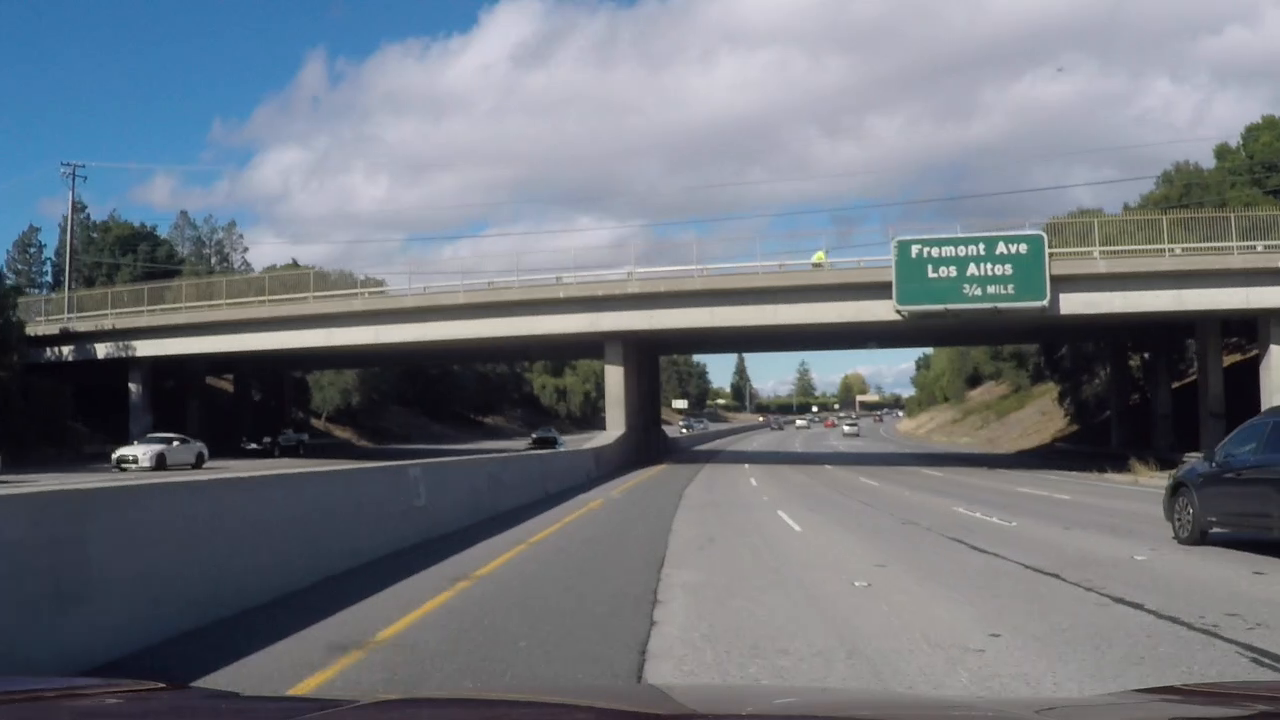
#> input picture test_images/test10.png, 1280 x 720 px; its folder holds only this picture in this run
$ python img_gen.py   (older library calls are emulated)
#> lines starting #> are read from the running program, lines starting #| are printed output that depends on the picture; after the words box and inside, x2 and y2 are one past the last pixel; in counts of white or black regions, pixels touching at a corner belong together
### img_processor.py
import pickle
import cv2
import numpy as np
import camera_calibration as cc

class ImageProcessor:

    def __init__(self, calibration_data_file):

        # Camera calibration data
        calibration_data = cc.load_calibration_data(file_path = calibration_data_file)
#> (reads camera_cal/calibration.p from the repository)
#> further down, input_img is the input picture: shape (720, 1280, 3); mean B, G, R 125.4, 116.9, 111.4
        self.mtx = calibration_data['mtx']
        self.dist = calibration_data['dist']

        # Gradient and color thresholding parameters
        self.sobel_kernel = 5
        self.grad_x_thresh = (15, 255) # Sobel x threshold
        self.grad_y_thresh = (25, 255) # Sobel y threshold
        self.grad_mag_thresh = (40, 255) # Sobel mag threshold
        self.grad_dir_thresh = (0.7, 1.3) # Sobel direction range
        self.grad_v_thresh = (180, 255) # HSV, V channel threshold to filter gradient

        self.r_thresh = (195, 255) # RGB, Red channel threshold
        self.s_thresh = (100, 255) # HSL, S channel threshold
        self.l_thresh = (195, 255) # HSL, L channel threshold
        self.b_thresh = (150, 255) # LAB, B channel threshold
        self.v_thresh = (140, 255) # HSV, V channel threshold

        # [5 lines of commented-out code are left out]
        self.persp_src_left_line = (-0.7142857143, 877.142857146) # Slope and intercept for left line
        self.persp_src_right_line = (0.6443298969, 4.793814441) # Slope and intercept for right line
        self.persp_src_top_pct = 0.645 # Percentage from the top
        self.persp_src_bottom_pct = 0.02 # Percentage from bottom
        self.persp_dst_x_pct = 0.22 # Destination offset percent
        self.persp_src = None
        self.persp_dst = None

    def _warp_coordinates(self, img):

        if self.persp_src is None or self.persp_dst is None:

            cols = img.shape[1]
            rows = img.shape[0]

            src_top_offset = rows * self.persp_src_top_pct
            src_bottom_offset = rows * self.persp_src_bottom_pct
            left_slope, left_intercept = self.persp_src_left_line
            right_slope, right_intercept = self.persp_src_right_line

            top_left = [(src_top_offset - left_intercept) / left_slope, src_top_offset]
            top_right = [(src_top_offset - right_intercept) / right_slope, src_top_offset]
            bottom_left = [(rows - src_bottom_offset - left_intercept) / left_slope, rows - src_bottom_offset]
            bottom_right = [(rows - src_bottom_offset - right_intercept) / right_slope, rows - src_bottom_offset]

            #Top left, Top right, Bottom right, Bottom left
            src = np.float32([top_left, top_right, bottom_right, bottom_left])

            dst_x_offset = cols * self.persp_dst_x_pct

            top_left = [dst_x_offset, 0]
            top_right = [cols - dst_x_offset, 0]
            bottom_left = [dst_x_offset, rows]
            bottom_right = [cols - dst_x_offset, rows]

            dst = np.float32([top_left, top_right, bottom_right, bottom_left])

            self.persp_src = src
            self.persp_dst = dst

        return self.persp_src, self.persp_dst

    def _sobel(self, img, orient = 'x', sobel_kernel = 3):
        # Take the derivative in x or y given orient = 'x' or 'y'
        if orient == 'x':
            sobel = cv2.Sobel(img, cv2.CV_64F, 1, 0, ksize = sobel_kernel)
        else:
            sobel = cv2.Sobel(img, cv2.CV_64F, 0, 1, ksize = sobel_kernel)

        return sobel

    def _apply_thresh(self, img, thresh = [0, 255]):
        result = np.zeros_like(img)
        result[(img >= thresh[0]) & (img <= thresh[1])] = 1
        return result

    def unwarp_image(self, img):

        img_shape = img.shape[1::-1]

        src, dst = self._warp_coordinates(img)
        # Given src and dst points, calculate the perspective transform matrix
        warp_m = cv2.getPerspectiveTransform(dst, src)

        unwarped = cv2.warpPerspective(img, warp_m, img_shape)

        return unwarped

    def warp_image(self, img):

        img_shape = img.shape[1::-1]

        src, dst = self._warp_coordinates(img)

        # Given src and dst points, calculate the perspective transform matrix
        warp_m = cv2.getPerspectiveTransform(src, dst)
        # Warp the image using OpenCV warpPerspective()
        warped = cv2.warpPerspective(img, warp_m, img_shape)

        return warped

    def undistort_image(self, img):

        return cv2.undistort(img, self.mtx, self.dist, None, self.mtx)

    def sobel_abs_thresh(self, sobel, thresh=[0,255]):
        # Take the absolute value of the derivative or gradient
        abs_sobel = np.absolute(sobel)
        # Scale to 8-bit (0 - 255) then convert to type = np.uint8
        scaled_sobel = np.uint8(255 * abs_sobel / np.max(abs_sobel))
        binary_output = self._apply_thresh(scaled_sobel, thresh)

        return binary_output

    def sobel_mag_thresh(self, sobel_x, sobel_y, thresh=(0, 255)):
        # Calculate the gradient magnitude
        gradmag = np.sqrt(sobel_x**2 + sobel_y**2)
        # Rescale to 8 bit
        scale_factor = np.max(gradmag)/255
        gradmag = (gradmag/scale_factor).astype(np.uint8)
        # Create a binary mask where mag thresholds are met
        binary_output = self._apply_thresh(gradmag, thresh)

        return binary_output

    def sobel_dir_thresh(self, sobel_x, sobel_y, thresh=(0, np.pi/2)):
        # Take the absolute value of the x and y gradients
        abs_sobel_x = np.absolute(sobel_x)
        abs_sobel_y = np.absolute(sobel_y)
        # Calculate the direction of the gradient
        abs_grad_dir = np.arctan2(abs_sobel_y, abs_sobel_x)
        # Create a binary mask where direction thresholds are met
        binary_output = self._apply_thresh(abs_grad_dir, thresh)

        return binary_output

    def gradient_thresh(self, img):

        gray_img = cv2.cvtColor(img, cv2.COLOR_BGR2GRAY)

        hsv_img = cv2.cvtColor(img, cv2.COLOR_BGR2HSV)
#> hsv_img: shape (720, 1280, 3); mean H, S, V 84.7, 44.3, 129.9
        v_ch = hsv_img[:,:,2]
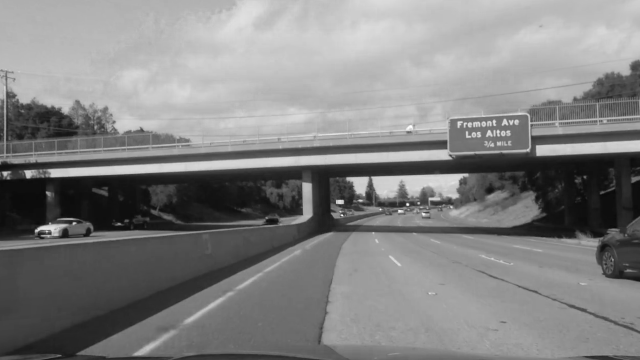
#> v_ch: shape (720, 1280) (shown at 1/2 size); min 3, max 255, mean 129.9
        v_binary = self._apply_thresh(v_ch, self.grad_v_thresh)
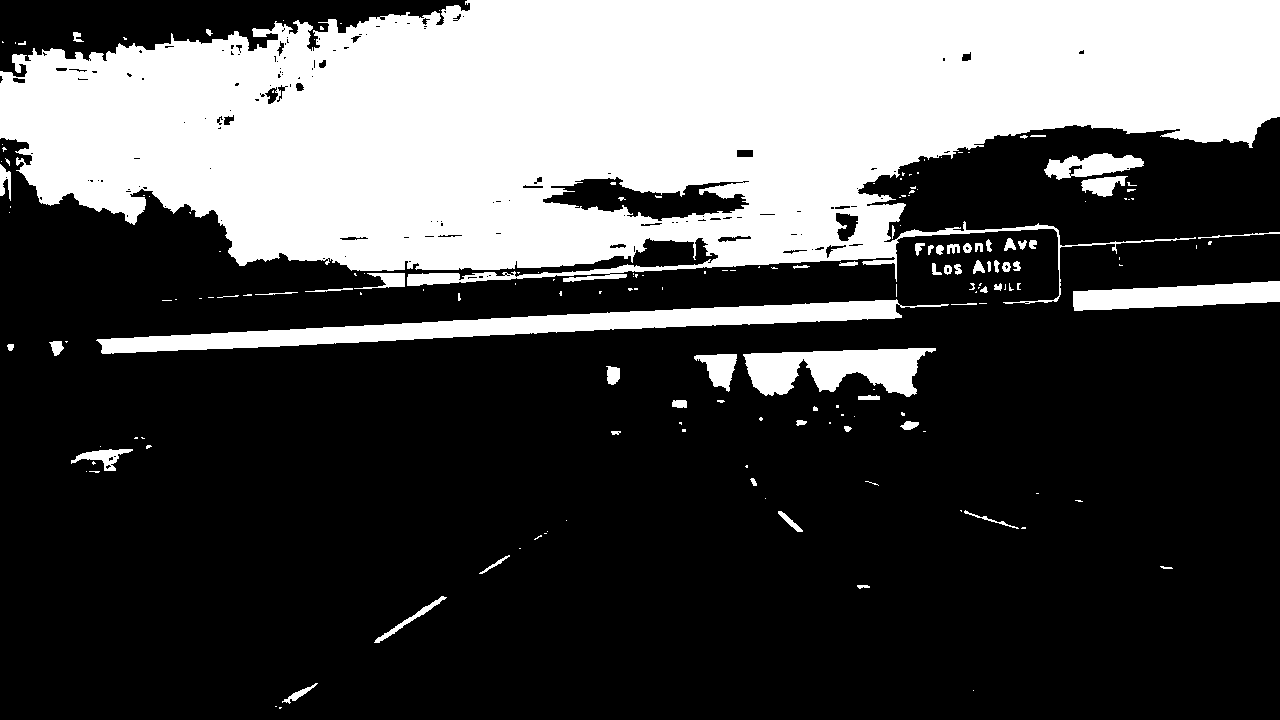
#> v_binary: shape (720, 1280); values 0 (black) and 1 (white), 30.9% white; 180 white regions (119 under 20 px), largest, box (x1, y1, x2, y2) and area: (0, 0, 1280, 304) 252400, (96, 299, 949, 354) 13706, (743, 348, 936, 397) 5886

        sobel_x = self._sobel(gray_img, sobel_kernel = self.sobel_kernel, orient = 'x')
        sobel_y = self._sobel(gray_img, sobel_kernel = self.sobel_kernel, orient = 'y')
#> call 2 of _sobel, with orient = 'y', sobel_kernel = 5
#> in _sobel (call 2), `sobel = cv2.Sobel(img, cv2.CV_64F, 0, 1, ksize = sobel_kernel)`:
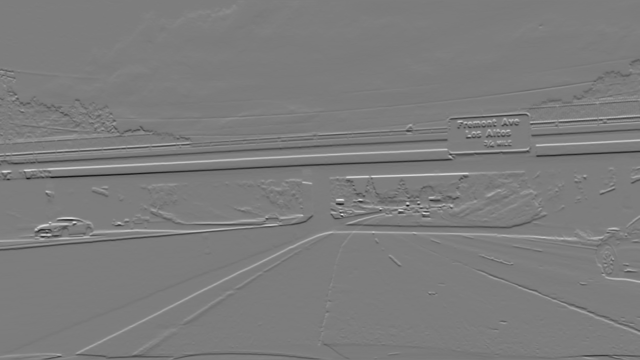
#> sobel: shape (720, 1280) float64 (shown at 1/2 size); min -7869, max 8155, mean -14.9; drawn with min black and max white

        sobel_x_binary = self.sobel_abs_thresh(sobel_x, thresh = self.grad_x_thresh)
#> in sobel_abs_thresh, `binary_output = self._apply_thresh(scaled_sobel, thresh)`:
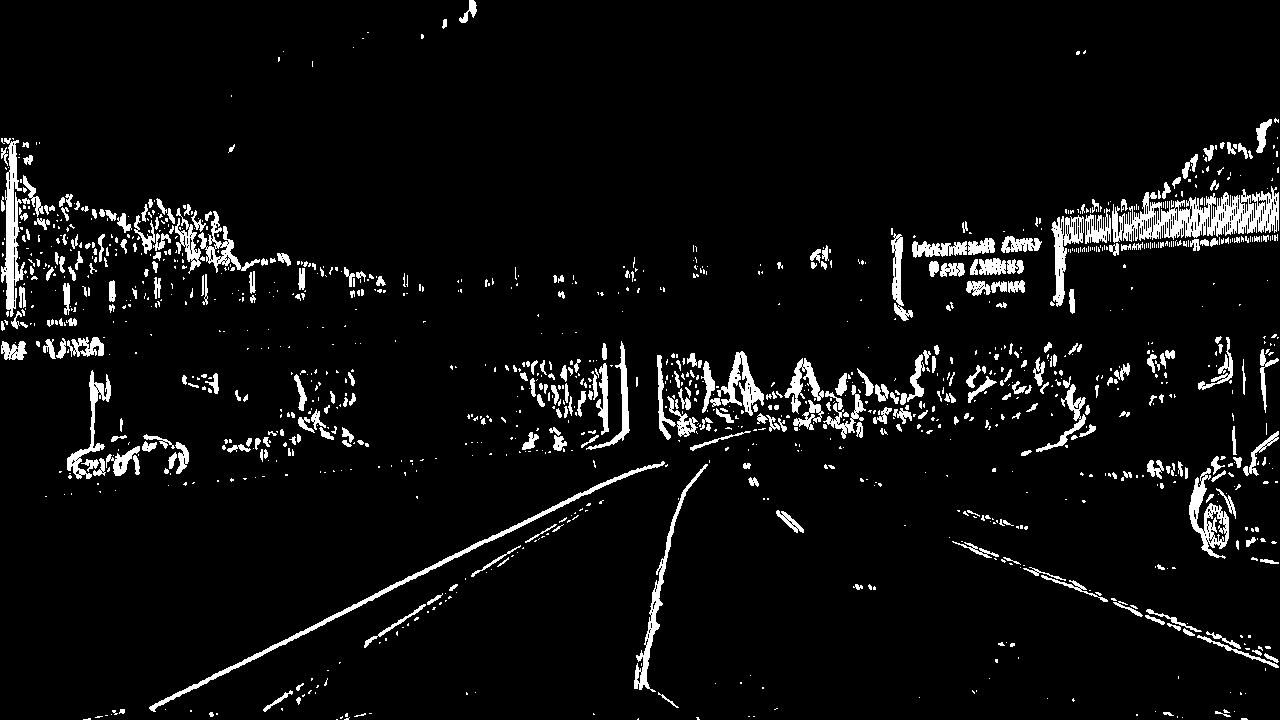
#> binary_output: shape (720, 1280); values 0 (black) and 1 (white), 5.7% white; 1251 white regions (890 under 20 px), largest, box (x1, y1, x2, y2) and area: (1112, 186, 1279, 243) 4553, (149, 461, 665, 712) 2428, (1, 138, 25, 317) 1833
        sobel_y_binary = self.sobel_abs_thresh(sobel_y, thresh = self.grad_y_thresh)
#> (the rest of the program and of its run is left out)
